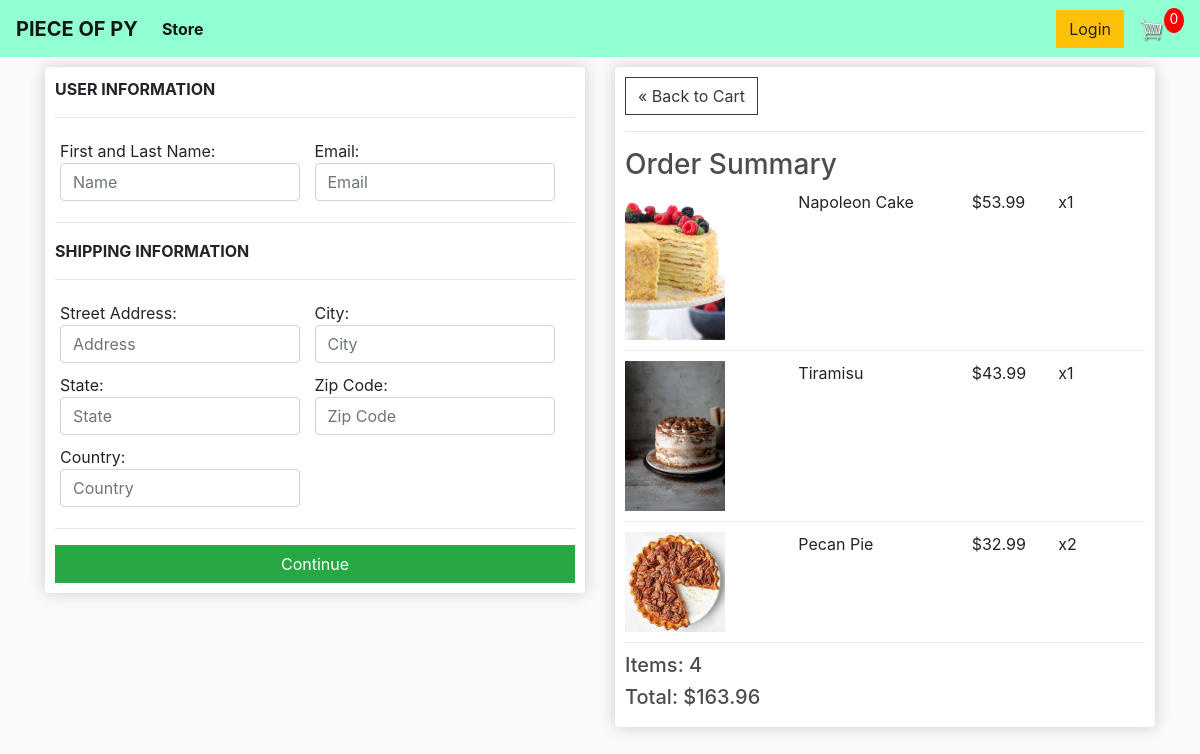
/checkout/ (signed in), run on an earlier commit of the app's database.
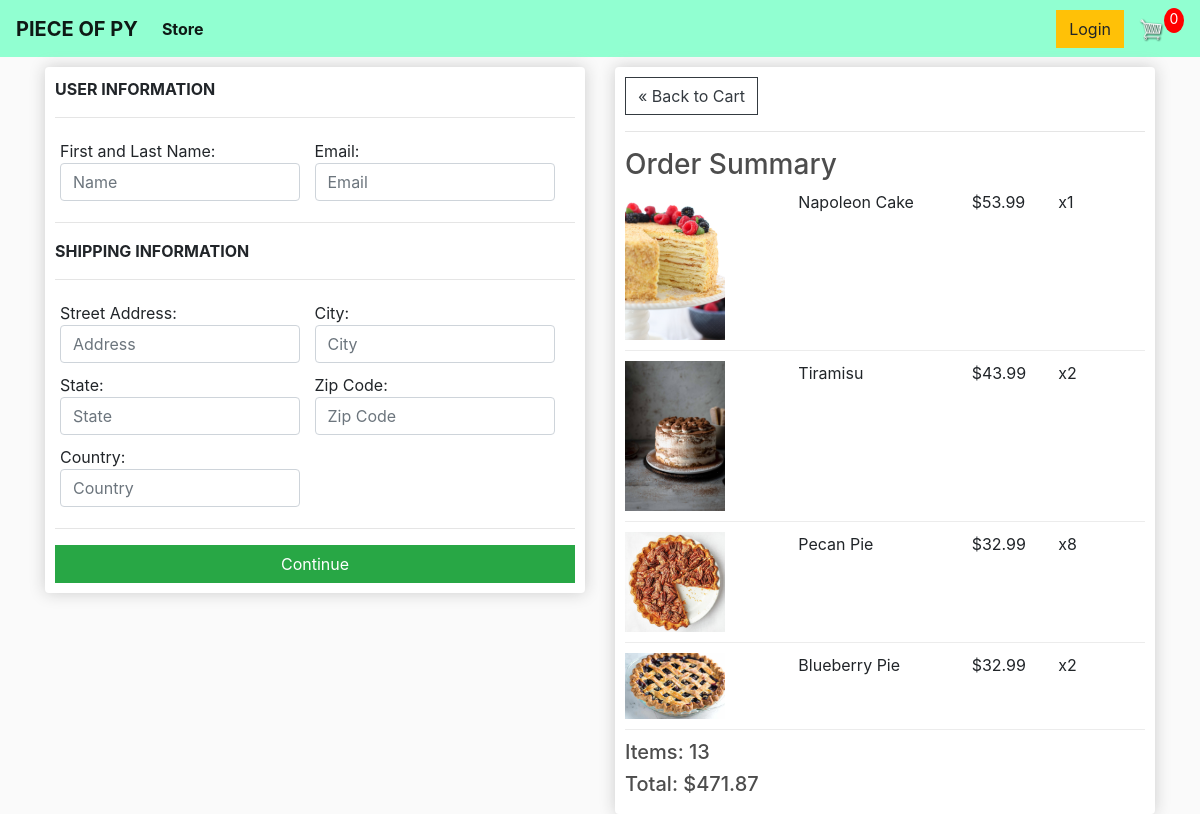
And on a later commit of the database.
### store/models.py (models this page shows, shortened)
class OrderItem(models.Model):
	product = models.ForeignKey(Product, on_delete=models.SET_NULL, blank=True, null=True)
	order = models.ForeignKey(Order, on_delete=models.SET_NULL, blank=True, null=True)
	quantity = models.IntegerField(default=0, null=True, blank=True)
	date_added = models.DateTimeField(auto_now_add=True)
	@property
	def get_total(self):
		total = self.product.price * self.quantity
		return total

class Product(models.Model):
  name = models.CharField(max_length=200, null=True)
  price = models.FloatField()
  digital = models.BooleanField(default=False, null=True, blank=True)
  image = models.ImageField(blank=True, null=True)
  @property
  def imageURL(self):
    try:
      url = self.image.url
    except:
      url = ''
    return url

class Order(models.Model):
	customer = models.ForeignKey(Customer, on_delete=models.SET_NULL, null=True, blank=True)
	date_ordered = models.DateTimeField(auto_now_add=True)
	complete = models.BooleanField(default=False, null=True, blank=False)
	transaction_id = models.CharField(max_length=100, null=True)
	@property
	def get_cart_total(self):
		orderitems = self.orderitem_set.all()
		total = sum([item.get_total for item in orderitems])
		return total
	@property
	def get_cart_items(self):
		orderitems = self.orderitem_set.all()
		total = sum([item.quantity for item in orderitems])
		return total

### store/views.py (the view)
# urls.py: path('checkout/', views.checkout, name="checkout"),
def checkout(request):
	if request.user.is_authenticated:
		customer = request.user.customer
		order, created = Order.objects.get_or_create(customer=customer, complete=False)
		items = order.orderitem_set.all()
	else:
		items = []
		order = {'get_cart_total': 0, 'get_cart_items': 0}
	context = {'items':items, 'order':order}
	return render(request, 'store/checkout.html', context)

### store/templates/store/checkout.html (shortened to what this page needs)
{% extends 'store/main.html' %}
{% load static %}
{% block content %}
 <div class="row">
   <div class="col-lg-6">
     <div class="box-element" id="form-wrapper">
       <form id="form">
         <div id="user-info">
           <p style="text-transform: uppercase;">
            <strong>User Information </strong></p>
            <hr>
           <div class="form-field">
             First and Last Name: <input required class="form-control" type="text" name="name" placeholder="Name">
           </div>
           <div class="form-field">
             Email: <input required class="form-control" type="email" name="email" placeholder="Email">
           </div>
          </div>
         <div id="shipping-info">
          <hr>
          <p style="text-transform: uppercase;">
            <strong>Shipping Information </strong></p>
            <hr>
             <div class="form-field">
             Street Address: <input required class="form-control" type="text" name="adress" placeholder="Address">
             </div>
             <div class="form-field">
             City: <input required class="form-control" type="text" name="city" placeholder="City">
             </div>
             <div class="form-field">
             State: <input required class="form-control" type="text" name="state" placeholder="State">
             </div>
             <div class="form-field">
             Zip Code: <input required class="form-control" type="text" name="zipcode" placeholder="Zip Code">
             </div>
             <div class="form-field">
             Country: <input required class="form-control" type="text" name="country" placeholder="Country">
             </div>
            </div>
         <hr>
         <input type="text" id="form-button" class="btn btn-success btn-block" type="submit" value="Continue">
       </form>
     </div>
  <br/>
</div>
   <div class="col-lg-6">
     <div class="box-element">
      <a href="{% url 'cart' %}" class="btn btn-outline-dark">&#171; Back to Cart</a>
      <hr>
      <h3>Order Summary</h3>
      {% for item in items %}
      <div class="cart-row">
        <div style="flex:2"><img src="{{item.product.imageURL}}" alt="" class="row-image"></div>
        <div style="flex:2"><p>{{item.product.name}}</p></div>
        <div style="flex:1"><p>${{item.product.price|floatformat:2}}</p></div>
        <div style="flex:1"><p>x{{item.quantity}}</p></div>
      </div>
      {% endfor %}
      <h5>Items: {{order.get_cart_items}}</h5>
      <h5>Total: ${{order.get_cart_total|floatformat:2}}</h5>
     </div>
   </div>
 </div>
{% endblock content %}

What changed in the data, as far as the page shows it:
changed OrderItem "Tiramisu": quantity "1" → "2"
changed OrderItem "Pecan Pie": quantity "2" → "8"
added OrderItem: product.imageURL (picture), product.name "Blueberry Pie", product.price "32.99", quantity "2"
changed through a linked row, Order: get_cart_items "4" → "13"; get_cart_total "163.96" → "471.87"
